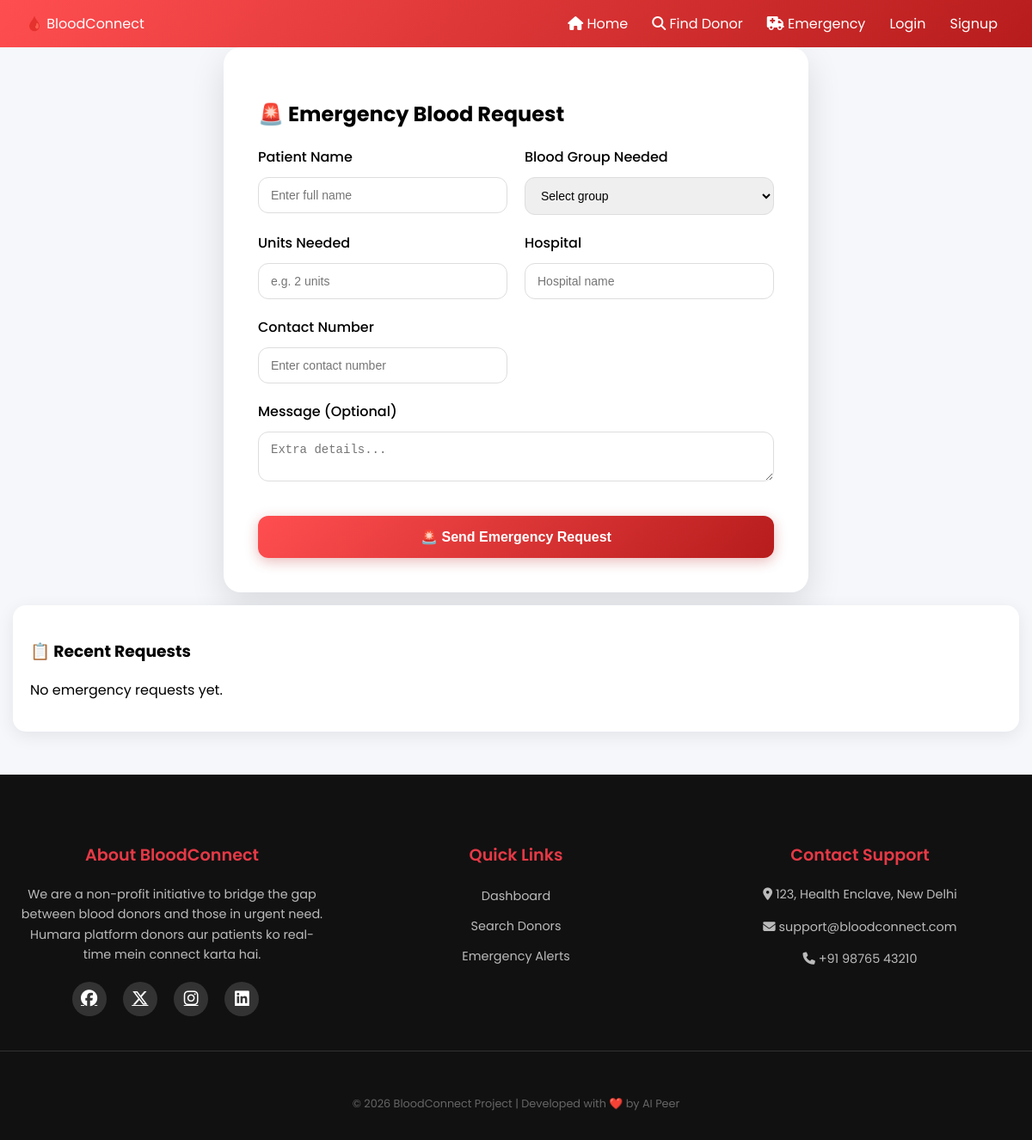
Before: /emergency with the older database file.
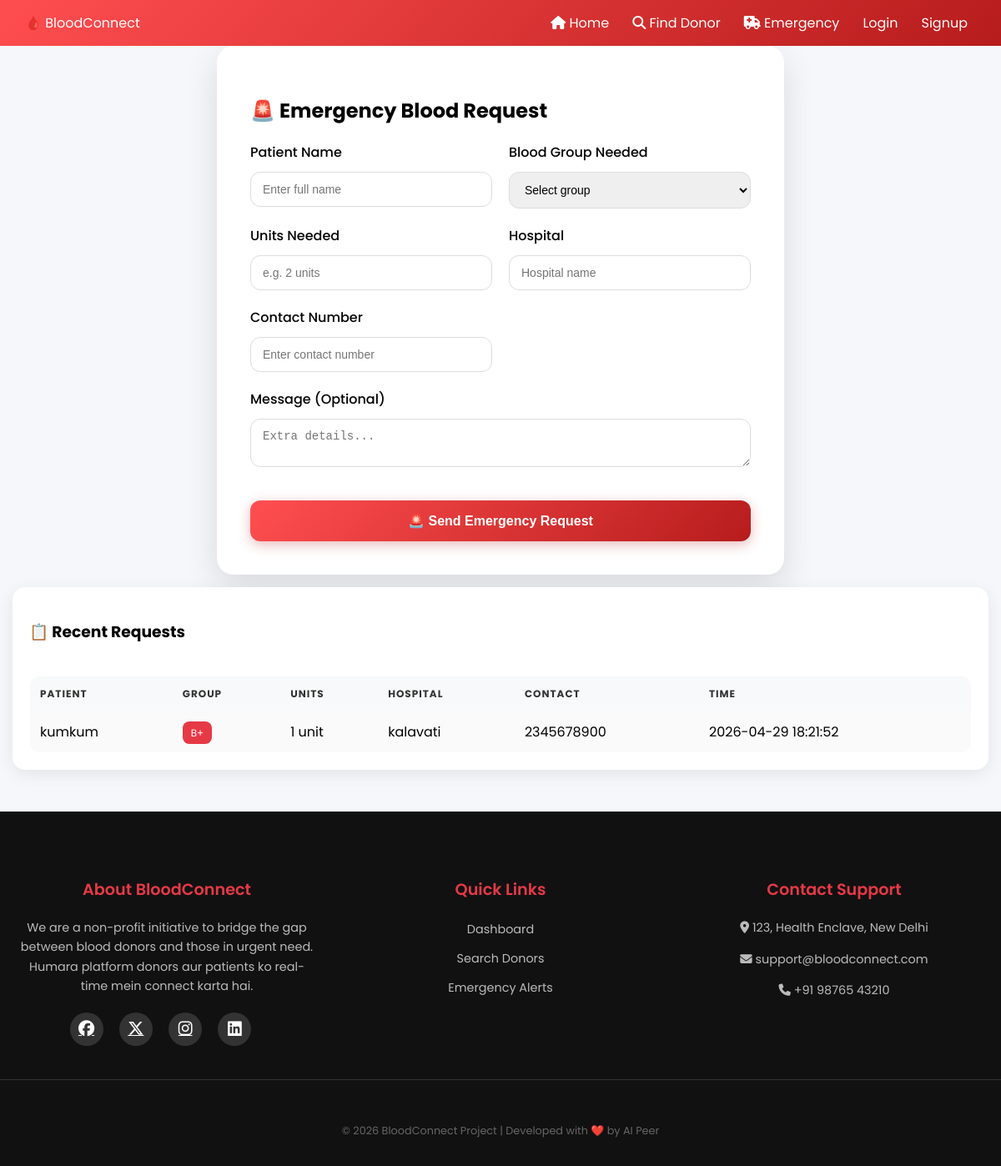
After: the same page with the newer database file.
### tables this page shows
CREATE TABLE emergency_requests(
        id INTEGER PRIMARY KEY AUTOINCREMENT,
        patient_name TEXT,
        blood_group TEXT,
        units_needed TEXT,
        hospital TEXT,
        contact TEXT,
        message TEXT,
        created_at TEXT
    );

### app.py (the view, shortened to what this page needs)
    @app.route("/emergency", methods=["GET", "POST"])
    def emergency_request():
        data = g.db.execute("SELECT * FROM emergency_requests ORDER BY id DESC").fetchall()
        return render_template("emergency.html", requests=data)

### app.py (called while the page is built)
def get_db():
    conn = sqlite3.connect(DB_PATH)
    conn.row_factory = sqlite3.Row
    return conn

### templates/emergency.html (shortened to what this page needs)
{% extends "base.html" %}
{% block content %}
<section class="card form-card">
    <h2>🚨 Emergency Blood Request</h2>
    <form method="POST" action="{{ url_for('emergency_request') }}" class="form-grid">
        <div class="form-group">
            <label>Patient Name</label>
            <input type="text" name="patient_name" placeholder="Enter full name" required>
        </div>
        <div class="form-group">
            <label>Blood Group Needed</label>
            <select name="blood_group" required>
                <option value="">Select group</option>
            </select>
        </div>
        <div class="form-group">
            <label>Units Needed</label>
            <input type="text" name="units_needed" placeholder="e.g. 2 units" required>
        </div>
        <div class="form-group">
            <label>Hospital</label>
            <input type="text" name="hospital" placeholder="Hospital name" required>
        </div>
        <div class="form-group">
            <label>Contact Number</label>
            <input type="text" name="contact" placeholder="Enter contact number" required>
        </div>
        <div class="form-group full">
            <label>Message (Optional)</label>
            <textarea name="message" placeholder="Extra details..."></textarea>
        </div>
        <div class="form-group full">
            <button class="btn-primary">🚨 Send Emergency Request</button>
        </div>
    </form>
</section>
<section class="card">
    <h3>📋 Recent Requests</h3>
    {% if requests %}
        <div class="table-container">
            <table class="modern-table">
                <tr>
                    <th>Patient</th>
                    <th>Group</th>
                    <th>Units</th>
                    <th>Hospital</th>
                    <th>Contact</th>
                    <th>Time</th>
                </tr>
                {% for req in requests %}
                <tr>
                    <td>{{ req["patient_name"] }}</td>
                    <td><span class="badge">{{ req["blood_group"] }}</span></td>
                    <td>{{ req["units_needed"] }}</td>
                    <td>{{ req["hospital"] }}</td>
                    <td>{{ req["contact"] }}</td>
                    <td>{{ req["created_at"] }}</td>
                </tr>
                {% endfor %}
            </table>
        </div>
    {% else %}
        <p class="empty-text">No emergency requests yet.</p>
    {% endif %}
</section>
{% endblock %}

### templates/base.html (shortened to what this page needs)
<!DOCTYPE html>
<html lang="en">
<head>
    <link rel="stylesheet" href="{{ url_for('static', filename='style.css') }}">
    <link rel="stylesheet" href="https://cdn.jsdelivr.net/npm/@fortawesome/fontawesome-free@6.5.1/css/all.min.css">
</head>
<body>
<header class="navbar">
    <div class="logo">🩸 BloodConnect</div>
    <nav class="nav-links">
        <a href="{{ url_for('home') }}"><i class="fas fa-home"></i> Home</a>
        <a href="{{ url_for('search_donors') }}"><i class="fas fa-search"></i> Find Donor</a>
        <a href="{{ url_for('emergency_request') }}"><i class="fas fa-ambulance"></i> Emergency</a>
        {% if session.get('user_id') %}
            <a href="{{ url_for('profile') }}">👤 {{ session.get('user_name') }}</a>
            <a href="{{ url_for('logout') }}"><i class="fas fa-sign-out-alt"></i> Logout</a>
        {% else %}
            <a href="{{ url_for('login') }}">Login</a>
            <a href="{{ url_for('signup') }}" class="signup-btn">Signup</a>
        {% endif %}
    </nav>
</header>
<main class="container">
    {% block content %}{% endblock %}
</main>
<footer class="footer">
    <div class="footer-container">
        <div class="footer-column">
            <h3>About BloodConnect</h3>
            <p>We are a non-profit initiative to bridge the gap between blood donors and those in urgent need. Humara platform donors aur patients ko real-time mein connect karta hai.</p>
            <div class="social-icons">
                <a href="#"><i class="fab fa-facebook"></i></a>
                <a href="#"><i class="fa-brands fa-x-twitter"></i></a>
                <a href="#"><i class="fab fa-instagram"></i></a>
                <a href="#"><i class="fab fa-linkedin"></i></a>
            </div>
        </div>
        <div class="footer-column">
            <h3>Quick Links</h3>
            <ul>
                <li><a href="{{ url_for('home') }}">Dashboard</a></li>
                <li><a href="{{ url_for('search_donors') }}">Search Donors</a></li>
                <li><a href="{{ url_for('emergency_request') }}">Emergency Alerts</a></li>
                </ul>
        </div>
        <div class="footer-column">
            <h3>Contact Support</h3>
            <p><i class="fas fa-map-marker-alt"></i> 123, Health Enclave, New Delhi</p>
            <p><i class="fas fa-envelope"></i> support@bloodconnect.com</p>
            <p><i class="fas fa-phone"></i> +91 98765 43210</p>
        </div>
    </div>
    <div class="footer-bottom">
        <p>&copy; 2026 BloodConnect Project | Developed with ❤️ by AI Peer</p>
    </div>
</footer>
</body>
</html>

### static/style.css (style rules this page uses)
body { font-family: 'Poppins', sans-serif; margin: 0; background: #f5f7fb; }
.navbar { display: flex; justify-content: space-between; padding: 15px 30px; background: linear-gradient(135deg, #ff4e50, #b71c1c); color: white; position: sticky; top: 0; z-index: 100; }
.navbar a { color: white; margin: 0 10px; text-decoration: none; }
.card { background: white; padding: 20px; margin: 15px; border-radius: 15px; box-shadow: 0 5px 20px rgba(0,0,0,0.08); transition: 0.3s; }
.form-card { background: white; padding: 40px; width: 100%; max-width: 600px; border-radius: 20px; box-shadow: 0 15px 40px rgba(0,0,0,0.12); margin: auto; }
.form-grid { display: grid; grid-template-columns: repeat(2, 1fr); gap: 20px; }
.form-group { display: flex; flex-direction: column; gap: 6px; }
.form-group.full { grid-column: span 2; }
label { font-weight: 500; margin-bottom: 5px; }
input, select, textarea { padding: 12px 14px; border-radius: 12px; border: 1px solid #ddd; font-size: 14px; transition: 0.3s; }
.table-container { overflow-x: auto; }
.modern-table { width: 100%; border-collapse: collapse; }
.modern-table th { background: #e63946; color: white; padding: 10px; }
.modern-table td { padding: 10px; border-bottom: 1px solid #eee; }
footer { text-align: center; padding: 20px; margin-top: 30px; background: #222; color: white; }
.card, .action-card { animation: fadeIn 0.6s ease-in; }
.modern-table { width: 100%; border-collapse: collapse; border-radius: 12px; overflow: hidden; }
.modern-table th { background: linear-gradient(135deg, #ff4e50, #b71c1c); color: white; padding: 12px; text-align: left; }
.modern-table td { padding: 12px; border-bottom: 1px solid #eee; }
.modern-table tr:nth-child(even) { background: #fafafa; }
.badge { background: #e63946; color: white; padding: 5px 10px; border-radius: 8px; font-size: 12px; }
.nav-links { display: flex; gap: 8px; align-items: center; }
.footer { background-color: #111; color: #fff; padding: 60px 0 20px; margin-top: 50px; }
.footer-container { max-width: 1200px; margin: 0 auto; display: grid; grid-template-columns: repeat(auto-fit, minmax(250px, 1fr)); gap: 40px; padding: 0 20px; }
.footer-column h3 { color: #e63946; font-size: 1.2rem; margin-bottom: 20px; font-weight: 600; }
.footer-column p { color: #bbb; font-size: 0.9rem; line-height: 1.6; }
.footer-column ul { list-style: none; padding: 0; }
.footer-column ul li { margin-bottom: 10px; }
.footer-column ul li a { color: #bbb; text-decoration: none; font-size: 0.9rem; transition: 0.3s; }
.social-icons { margin-top: 20px; }
.social-icons a { color: #fff; font-size: 1.2rem; margin-right: 15px; background: #333; width: 40px; height: 40px; display: inline-flex; align-items: center; justify-content: center; border-radius: 50%; transition: 0.3s; }
.footer-bottom { text-align: center; padding-top: 40px; margin-top: 40px; border-top: 1px solid #333; color: #666; font-size: 0.8rem; }
.modern-table { margin-top: 20px; border-radius: 12px; overflow: hidden; border: 1px solid #f0f0f0; }
.modern-table th { background: #f8f9fa; color: #333; font-weight: 700; text-transform: uppercase; font-size: 12px; letter-spacing: 1px; }
.form-card button, .form-card .btn { width: 100%; padding: 15px; background: linear-gradient(135deg, #ff4e50, #b71c1c); color: white; border: none; border-radius: 12px; font-size: 16px; font-weight: bold; cursor: pointer; transition: 0.3s ease; margin-top: 20px; display: block; box-shadow: 0 4px 15px rgba(183, 28, 28, 0.3); }

Changed rows visible on the page:
added emergency_requests: patient_name "kumkum", blood_group "B+", units_needed "1 unit", hospital "kalavati", contact "2345678900", created_at "2026-04-29 18:21:52"
Other visible differences:
text no longer shown: "No emergency requests yet."
text now shown: "PATIENT GROUP UNITS HOSPITAL CONTACT TIME"
